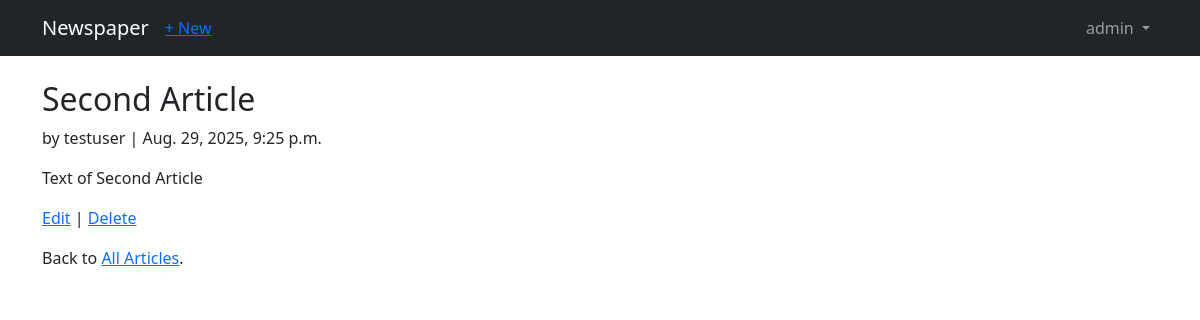
/articles/2/ (signed in), run on the app's committed database.
### users/models.py (models this page shows)
class CustomUser(AbstractUser):
    age = models.PositiveIntegerField(default=0)

### articles/models.py (models this page shows, shortened)
class Article(models.Model):
    title = models.CharField(max_length=255)
    body = models.TextField()
    date = models.DateTimeField(auto_now_add=True)
    author = models.ForeignKey(
        settings.AUTH_USER_MODEL,
        on_delete=models.CASCADE,
    )

### articles/views.py (the view)
# urls.py: path('<int:pk>/', views.ArticleDetailView.as_view(), name='article_detail'),
class ArticleDetailView(LoginRequiredMixin, DetailView):
    model = models.Article
    template_name = 'article_detail.html'
    login_url = 'login'

### templates/article_detail.html
{% extends 'base.html' %}
{% block content %}
    <div class="article-entry">
        <h2>{{ object.title }}</h2>
        <p>by {{ object.author }} | {{ object.date }}</p>
        <p>{{ object.body }}</p>
    </div>
    <p><a href="{% url 'article_edit' article.pk %}">Edit</a> | <a href="{% url 'article_delete' article.pk %}">Delete</a></p>
    <p>Back to <a href="{% url 'article_list' %}">All Articles</a>.</p>
{% endblock content %}

### templates/base.html (shortened to what this page needs)
<!doctype html>
<html lang="en">
  <head>
    <link href="https://cdn.jsdelivr.net/npm/bootstrap@5.3.3/dist/css/bootstrap.min.css" rel="stylesheet"
>
  </head>
  <body>
    <nav class="navbar navbar-expand-md navbar-dark bg-dark mb-4">
      <div class="container">
        <a class="navbar-brand" href="{% url 'home' %}">Newspaper</a>
        {% if user.is_authenticated %}
        <ul class="navbar-nav mr-auto">
          <li class="nav-item"><a href="{% url 'article_new' %}">+ New</a></li>
        </ul>
        {% endif %}
        <div class="collapse navbar-collapse" id="navbarCollapse">
          {% if user.is_authenticated %}
            <ul class="navbar-nav ms-auto">
              <li class="nav-item dropdown">
                <a class="nav-link dropdown-toggle" href="#" id="userMenu"
                   role="button" data-bs-toggle="dropdown" aria-expanded="false">
                  {{ user.username }}
                </a>
              </li>
            </ul>
          {% else %}
            <div class="ms-auto d-flex">
              <a href="{% url 'login' %}" class="btn btn-outline-secondary">Log in</a>
              <a href="{% url 'signup' %}" class="btn btn-primary ms-2">Sign up</a>
            </div>
          {% endif %}
        </div>
      </div>
    </nav>
    <div class="container">
      {% block content %}{% endblock %}
    </div>
  </body>
</html>

### data on the page
CustomUser: username "admin"
Article: title "Second Article", author "testuser", date "Aug. 29, 2025, 9:25 p.m.", body "Text of Second Article"
